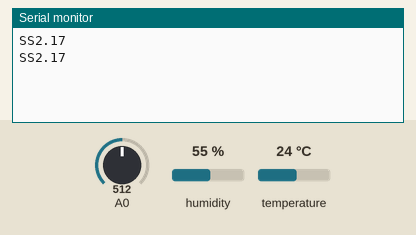
This sketch was run on a simulated ESP8266 (NodeMCU). Shown: the last lines printed to the serial monitor. Inputs (shaded band) come from the test bench; at power-on: A0 = 512, humidity 55 %, temperature 24 °C. WiFi joins after 1.5 s; servers stay silent unless stated.

Above: at 3.0 s.
3.1 s: A0 set to 327
At 4.4 s:
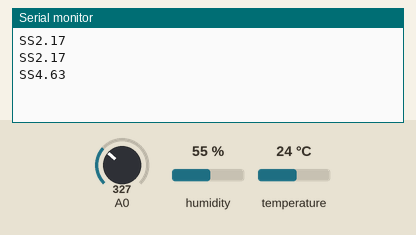
4.6 s: A0 set to 293
At 5.3 s:
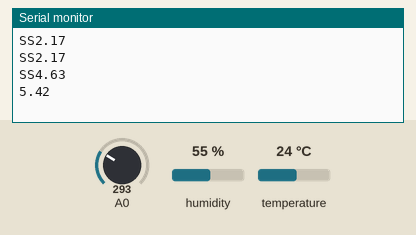

Measured:
- the behaviour switches between 311 and 310 on A0 (found by bisection; images 1 and 2)
- after the input at 3.1 s, the serial monitor: prints a new line after 0.73 s (image 1)
- after the input at 4.6 s, the serial monitor: prints a new line after 0.26 s (image 2)

The sketch:

BlynkKitchenSensor_DHT11_MQ9.ino
```cpp
//#define BLYNK_PRINT Serial


#include <ESP8266WiFi.h>
#include <BlynkSimpleEsp8266.h>
// You should get Auth Token in the Blynk App.
char auth[] = "";
char ssid[] = "";
char pass[] = "";
WidgetLED led1(V15);


#include "DHT.h"
#define DHTPIN D4     // what digital pin the DHT11 is conected to
#define DHTTYPE DHT11   // there are multiple kinds of DHT sensors
DHT dht(DHTPIN, DHTTYPE);


void setup()
{
  Serial.begin(9600);
  Blynk.begin(auth, ssid, pass);

// initialize digital pin LED_BUILTIN as an output.
    pinMode(LED_BUILTIN, OUTPUT);
    digitalWrite(LED_BUILTIN, HIGH); //led off
    led1.off();
}

void loop()
{
  Blynk.run();

    float sensorValue = analogRead(A0);
    float sensor_volt = sensorValue / 1024 * 5.0;

    float R0 = 0.46;
    float RS_gas = (5.0 - sensor_volt) / sensor_volt;
    Blynk.virtualWrite(1, RS_gas / 9.9);//ROair
float ratio = RS_gas / R0; // ratio = RS/R0;

    if (ratio < 5) { // we have a breach?
      Serial.print("SS");
        digitalWrite(LED_BUILTIN, LOW);
        led1.on();
    };

    float limit=5.;

    Blynk.virtualWrite(5, limit);
    Serial.println(ratio);
    Blynk.virtualWrite(0, ratio);
    Blynk.virtualWrite(10, ratio);

  float h = dht.readHumidity();
  // Read temperature as Celsius (the default)
  float t = dht.readTemperature();
  // Compute heat index in Celsius (isFahreheit = false)
  float hic = dht.computeHeatIndex(t, h, false);

  Blynk.virtualWrite(6, t);
  Blynk.virtualWrite(7, h);
  Blynk.virtualWrite(8, hic);

    delay(1000);
}
```
